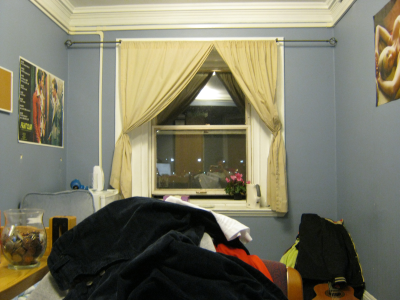
#> input picture pset8/Input/im4.png, 400 x 300 px
$ python -i a8.py   (imports and definitions only)   (Python 2 division)
#> lines starting #> are read from the running program, lines starting #| are printed output that depends on the picture; after the words box and inside, x2 and y2 are one past the last pixel; in counts of white or black regions, pixels touching at a corner belong together
#> further down, picture is the input picture: shape (300, 400, 3); mean B, G, R 100, 119.8, 122
import imageIO
import numpy as np
import numpy
import scipy as sp
from scipy.ndimage.filters import gaussian_filter
from scipy.ndimage.filters import maximum_filter
from scipy.signal import convolve
import math
import random as rnd

SobelX = np.array([[-1, 0, 1],[-2, 0, 2],[-1,0,1]])
SobelY = np.transpose(SobelX)

def imIter(im):
    for y in xrange(im.shape[0]):
        for x in xrange(im.shape[1]): yield y, x

def BW(im, weights=np.array([.3,.6,.1])):
    bw = np.dot(im,weights)
    return bw

# [15 lines left out: function edgePaddingAccessor, not called in this run]


def computeTensor(im, sigmaG=1, factorSigma=4):
#> called with sigmaG = 1, factorSigma = 4
    lum = np.dot(im, np.array([.3,.6,.1]))
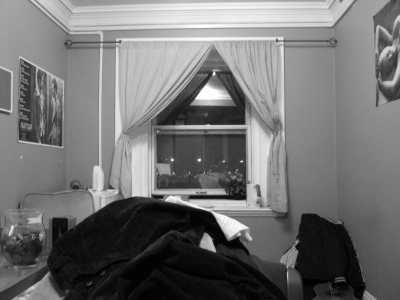
#> lum: shape (300, 400) float64; min 0.7, max 255, mean 114
    lum = np.sqrt(lum)
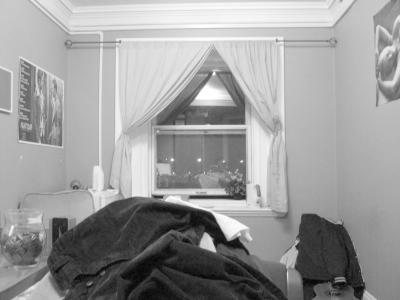
#> lum: shape (300, 400) float64; min 0.837, max 15.97, mean 10.07; drawn with min black and max white

    blurred = gaussian_filter(lum, sigmaG, mode='nearest')

    i_x = convolve(blurred, SobelX, mode='same')
    i_y = convolve(blurred, SobelY, mode='same')
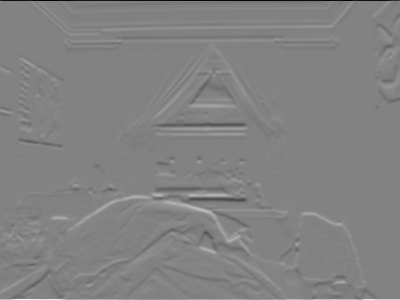
#> i_y: shape (300, 400) float64; min -57.23, max 54.88, mean 0.1; drawn with min black and max white

    M_11 = gaussian_filter(i_x*i_x, sigma=sigmaG*factorSigma, mode='nearest')
    M_22 = gaussian_filter(i_y*i_y, sigma=sigmaG*factorSigma, mode='nearest')
    M_12 = gaussian_filter(i_x*i_y, sigma=sigmaG*factorSigma,  mode='nearest')
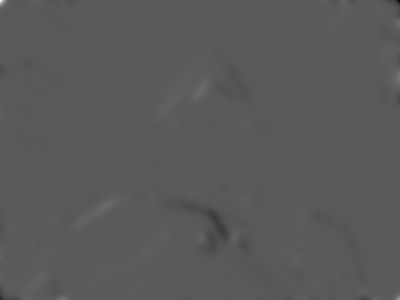
#> M_12: shape (300, 400) float64; min -242.9, max 445.6, mean -0.2; drawn with min black and max white
    M = np.array([M_11,M_12,M_22])

    return M


def HarrisCorners(im, k=.15, sigmaG=1, factor=4, maxiDiam=7, boundarySize=5):
    tensor = computeTensor(im, sigmaG=sigmaG, factorSigma=factor)
    # transpose so that M components will be in 0th dimension - for convenience
    #tensor = np.transpose(t, (2,0,1))

    m = np.array([[tensor[0], tensor[1]],[tensor[1],tensor[2]]])
    M = np.transpose(m, (2, 3, 0, 1))

    # calculate corner response of each pixel
    corner_resp = np.zeros(im.shape[0:2])
    for y, x in imIter(im):
        M_pix = M[y][x]
        eig_vals = np.linalg.eig(M_pix)[0]
        corner_resp[y][x] = eig_vals[0]*eig_vals[1] - k*((eig_vals[0]+eig_vals[1])**2)
#> this loop made 120000 passes
#> (M_pix, eig_vals) on passes 1 to 3: ([[1092.7, 445.6], [445.6, 1094.8]], [648.2, 1539.4]), ([[894.5, 365.1], [365.1, 1159]], [638.5, 1415]), ([[702.4, 287], [287, 1221.3]], [575, 1348.7])
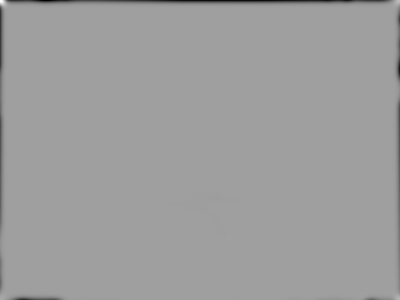
#> corner_resp: shape (300, 400) float64; min -467911.6, max 279987.7, mean -5354; drawn with min black and max white

    # now let's filter the image
    maxima = maximum_filter(corner_resp, size=maxiDiam, mode='nearest')
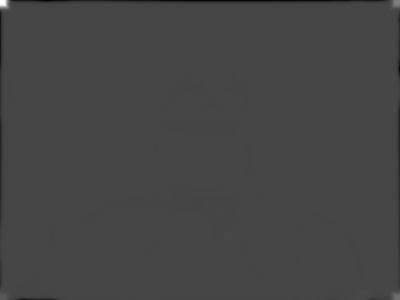
#> maxima: shape (300, 400) float64; min -105979.2, max 279987.7, mean -663.7; drawn with min black and max white
    # if maxima == corner_resp, keep corner_resp, or set to 0 because it is not a local maximum
    corner_resp = np.where(maxima==corner_resp, corner_resp, 0)
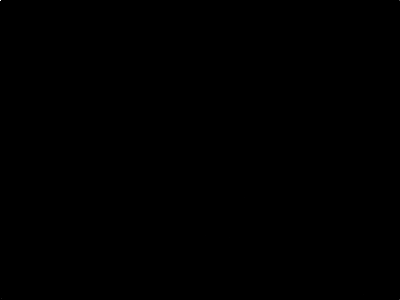
#> corner_resp: shape (300, 400) float64; min -92.47, max 279987.7, mean 3.9; drawn with min black and max white
    zeroPadding(corner_resp, boundarySize)
#> in zeroPadding, `corner_resp[0:boundarySize,:] = 0.0`: corner_resp: shape (300, 400) float64; under 0.01% of pixels changed, all inside (x1, y1, x2, y2) = (0, 0, 400, 1)
#> in zeroPadding, `corner_resp[h-boundarySize:,:] = 0.0`: corner_resp: shape (300, 400) float64; min -92.47, max 3576.1, mean 0.2

    indices = np.transpose(np.nonzero(corner_resp))
#> indices = 203 pairs, first value 11 to 294, second value 9 to 391
    return indices

def computeFeatures(im, cornerL=None, sigmaBlurDescriptor=.5, radiusDescriptor=4):
    cornerL = HarrisCorners(im)
#> cornerL has the same summary as indices in HarrisCorners
    blurredIm = gaussian_filter(im, sigmaBlurDescriptor, mode='nearest')
    lum = BW(blurredIm)

    features = []
    for corner in cornerL:
        y, x = corner[0:2]
        # assume that no corner is closer to edges than radiusDescriptor pixels
        patch = lum[y-radiusDescriptor:y+1+radiusDescriptor, x-radiusDescriptor:x+1+radiusDescriptor]
        patch_mean = np.mean(patch)
        patch = patch - patch_mean
        patch_std = np.std(patch)
        patch = patch/patch_std
        features.append((corner, patch))
#> this loop made 203 passes
#> (y, x, patch_mean, patch_std) on passes 1 to 3: (11, 351, 143.8, 16.77), (12, 335, 194.9, 4.96), (12, 372, 151.1, 19.28)
#> after the loop, features = 203 items
    return features

# [78 lines left out: functions findCorrespondences, getPlausibleCorrespondence, RANSAC, autostitch, not called in this run]


def zeroPadding(corner_resp, boundarySize):
    h,w = corner_resp.shape[0:2]
    corner_resp[0:boundarySize,:] = 0.0
    corner_resp[h-boundarySize:,:] = 0.0
    corner_resp[:,0:boundarySize] = 0.0
    corner_resp[:,w-boundarySize:] = 0.0


# [11 lines left out: functions linearReconstructP, homogenize, not called in this run]

def applyH3d(H, P):
    return homogenize(np.dot(H, P))

def applyH2d(H, y, x):
    return homogenize(np.dot(H, np.array([y, x, 1.0])))

def applyHP2d(H, P):
    return homogenize(np.dot(H, np.array([P[0], P[1], 1.0])))

def isInside(P, im):
    return (0<P[0]<im.shape[0]) and (0<P[1]<im.shape[1])

# [68 lines left out: functions applyDoubleHomography, computeHomography, computeTransformedBBox, not called in this run]

def bboxUnion(B1, B2):
    return np.array([np.min([B1[0], B2[0]], 0), np.max([B1[1], B2[1]], 0)])

# [34 lines left out: functions translate, merge2images, calcLinBlendWeights, not called in this run]


>>> import cv2
>>> picture = cv2.imread('Input/im4.png')
>>> result = computeFeatures(picture)
#> result = 203 items

$ run again, on pset8/Input/stata-1.png
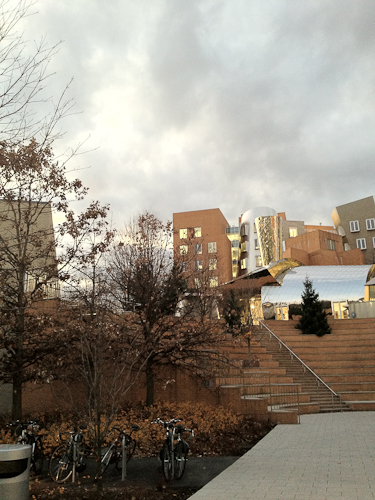
#> input picture pset8/Input/stata-1.png, 375 x 500 px
#> picture is the input picture: shape (500, 375, 3); mean B, G, R 129.4, 141.2, 148.9
#> in computeTensor, `M_22 = gaussian_filter(i_y*i_y, sigma=sigmaG*factorSigma, mode='neares..`:
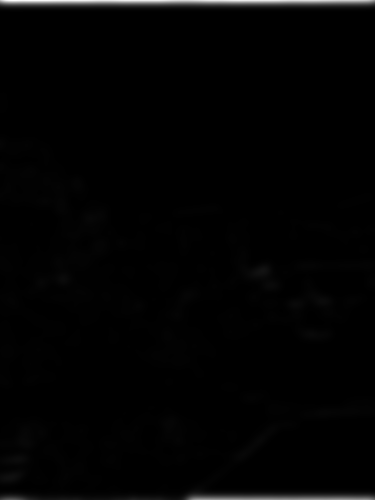
#> M_22: shape (500, 375) float64; min 0.00106, max 2182.4, mean 27.5; drawn with min black and max white
#> the loop in HarrisCorners, `for y, x in imIter(im):` made 187500 passes
#> (M_pix, eig_vals) on passes 1 to 3: ([[1605.5, 658], [658, 1625.2]], [957.3, 2273.5]), ([[1314.4, 538.4], [538.4, 1716.1]], [940.6, 2090]), ([[1032.2, 423], [423, 1805]], [845.7, 1991.5])
#> in HarrisCorners, `maxima = maximum_filter(corner_resp, size=maxiDiam, mode='nearest')`:
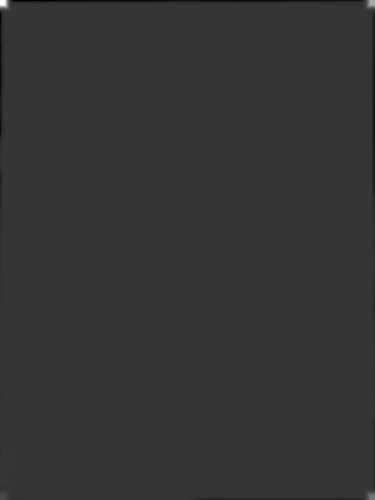
#> maxima: shape (500, 375) float64; min -161060, max 610704, mean -641.8; drawn with min black and max white
#> indices = 386 pairs, first value 15 to 492, second value 5 to 367
#> cornerL has the same summary as indices in HarrisCorners
#> the loop in computeFeatures, `for corner in cornerL:` made 386 passes
#> (y, x, patch_mean, patch_std) on passes 1 to 3: (15, 162, 220.9, 4.74), (16, 41, 230.4, 4.08), (16, 201, 213.3, 4.02)
#> after the loop in computeFeatures, `for corner in cornerL:`: features = 386 items
